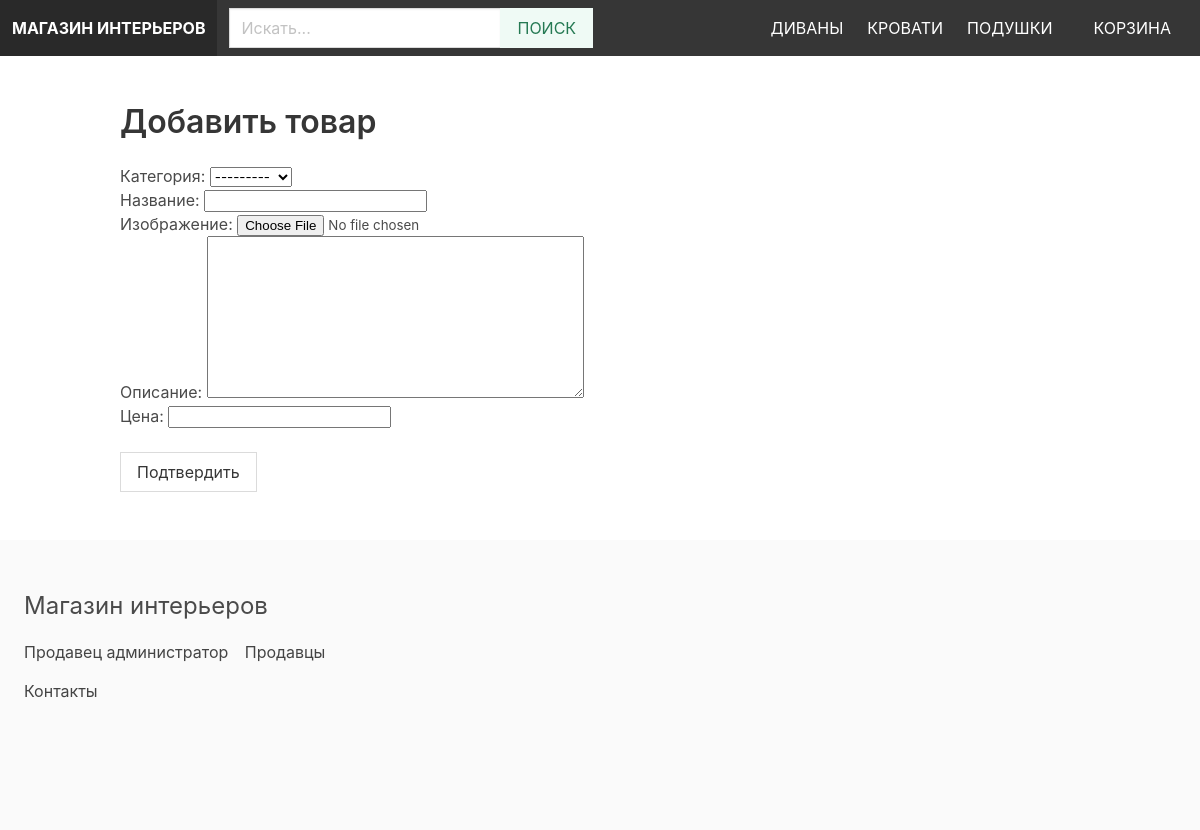
Page /vendors/add-product/ (signed in) on the committed database.
### product/models.py (models this page shows)
class Category(models.Model):
    title = models.CharField(max_length=255, verbose_name='Название')
    slug = models.SlugField(max_length=255)
    ordering = models.IntegerField(default=0, verbose_name='Заказ')
    class Meta:
        ordering = ['ordering']
        verbose_name_plural = 'Категории'
    def __str__(self):
        return self.title

### vendor/views.py (the view)
# urls.py: path('add-product/', views.add_product, name='add_product'),
@login_required
def add_product(request):
    if request.method == 'POST':
        form=ProductForm(request.POST, request.FILES)
        if form.is_valid():
            product=form.save(commit=False)
            product.vendor=request.user.vendor
            product.slug=slugify(product.title)
            product.save()
            return redirect('vendor_admin')
    else:
        form=ProductForm()
    return render(request, 'vendor/add_product.html', {'form': form})

### vendor/forms.py
class ProductForm(forms.ModelForm):
    class Meta:
        model = Product
        fields = ['category', 'title', 'image', 'description', 'price']

### cart/cart.py (called while the page is built)
    def __len__(self):
        return sum(item['quantity'] for item in self.cart.values())

### cart/context_processors.py (called while the page is built)
def cart(request):
    return {'cart': Cart(request)}

### product/context_processors.py (called while the page is built)
def menu_categories(request):
    categories=Category.objects.all()
    return {'menu_categories': categories}

### vendor/templates/vendor/add_product.html (shortened to what this page needs)
{% extends 'core/base.html' %}
{% block content %}
    <h1 class="title">Добавить товар</h1>
    <form method="post" action="." enctype="multipart/form-data">
        {{ form.as_p }}
        <div class="field">
            <div class="control">
                <button type="submit" class="button is-quote-gray mt-5">Подтвердить</button>
            </div>
        </div>
    </form>
{% endblock %}

### core/templates/core/base.html (shortened to what this page needs)
{% load static %}
<!DOCTYPE html>
<html lang="ru">
    <head>
        <link rel="stylesheet" href="https://cdn.jsdelivr.net/npm/bulma@0.9.1/css/bulma.min.css">
        <link rel="stylesheet" href="{% static 'styles/main.css' %}">
    </head>
    <body>
        <nav class="navbar is-dark">
            <div class="navbar-brand">
                <a href="/" class="navbar-item"><strong>Магазин интерьеров</strong></a>
            </div>
            <div class="navbar-menu" id="main-navbar">
                <div class="navbar-start">
                    <div class="navbar-item">
                        <form method="get" action="{% url 'search' %}">
                            <div class="field has-addons">
                                <div class="control">
                                    <label>
                                        <input type="text" class="input" placeholder="Искать..." name="query">
                                    </label>
                                </div>
                                <div class="control">
                                    <button class="button is-success is-light is-uppercase">Поиск</button>
                                </div>
                            </div>
                        </form>
                    </div>
                </div>
                <div class="navbar-end">
                    {% for category in menu_categories %}
                        <a href="{% url 'category' category.slug %}" class="navbar-item">{{ category.title }}</a>
                    {% endfor %}
                    <div class="navbar-item">
                        <a href="{% url 'cart' %}" class="button is-dark">Корзина {% if cart %}({{ cart|length }}){% endif %}</a>
                    </div>
                </div>
            </div>
        </nav>
        <section class="section">
            <div class="container">
                {% block content %}
                {% endblock %}
            </div>
        </section>
        <footer class="footer">
            <h3 class="is-size-4 mb-4">Магазин интерьеров</h3>
            {% if request.user.is_authenticated %}
                <a href="{% url 'vendor_admin' %}">Продавец администратор</a>
            {% else %}
                <a href="{% url 'become_vendor' %}">Стать продавцом</a>
            {% endif %}
                <a href="{% url 'vendors' %}" class="ml-3">Продавцы</a>
            <div class="mb-4">
                <a href="{% url 'contact' %}">Контакты</a>
            </div>
        </footer>
    </body>
</html>

### static/styles/main.css (style rules this page uses)
.navbar { text-transform: uppercase; }
.footer a { margin-bottom: 15px; display: inline-block; color: #444; }
.input, .button { border-radius: 0; }

### rows in the picture
Category: title "ДИВАНЫ"
Category: title "КРОВАТИ"
Category: title "ПОДУШКИ"
